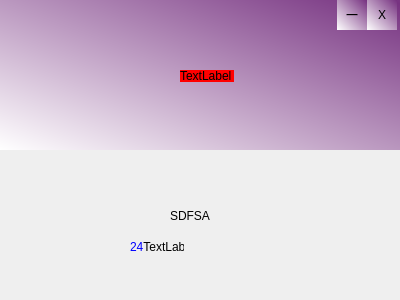
<?xml version="1.0" encoding="UTF-8"?>
<ui version="4.0">
 <class>Widget</class>
 <widget class="QWidget" name="Widget">
  <property name="geometry">
   <rect>
    <x>0</x>
    <y>0</y>
    <width>400</width>
    <height>300</height>
   </rect>
  </property>
  <property name="windowTitle">
   <string>Widget</string>
  </property>
  <property name="styleSheet">
   <string notr="true"/>
  </property>
  <widget class="QWidget" name="widget" native="true">
   <property name="geometry">
    <rect>
     <x>0</x>
     <y>0</y>
     <width>400</width>
     <height>150</height>
    </rect>
   </property>
   <property name="styleSheet">
    <string notr="true">background-color:qlineargradient(spread:reflect, x1:0.995, y1:0.023, x2:0, y2:1, stop:0 rgba(119, 51, 129, 255), stop:1 rgba(255, 255, 255, 255))</string>
   </property>
   <widget class="QLabel" name="label">
    <property name="geometry">
     <rect>
      <x>367</x>
      <y>0</y>
      <width>30</width>
      <height>30</height>
     </rect>
    </property>
    <property name="font">
     <font>
      <family>Microsoft YaHei UI</family>
     </font>
    </property>
    <property name="styleSheet">
     <string notr="true">:hover{
 background:rgb(195, 0, 0);
}</string>
    </property>
    <property name="text">
     <string>X</string>
    </property>
    <property name="alignment">
     <set>Qt::AlignCenter</set>
    </property>
   </widget>
   <widget class="QLabel" name="label_2">
    <property name="geometry">
     <rect>
      <x>337</x>
      <y>0</y>
      <width>30</width>
      <height>30</height>
     </rect>
    </property>
    <property name="font">
     <font>
      <family>Microsoft YaHei UI</family>
     </font>
    </property>
    <property name="styleSheet">
     <string notr="true">:hover{
background-color:rgb(255,255,255,50%);
}</string>
    </property>
    <property name="text">
     <string>一</string>
    </property>
    <property name="alignment">
     <set>Qt::AlignCenter</set>
    </property>
   </widget>
   <widget class="QLabel" name="label_4">
    <property name="geometry">
     <rect>
      <x>180</x>
      <y>70</y>
      <width>54</width>
      <height>12</height>
     </rect>
    </property>
    <property name="styleSheet">
     <string notr="true">background-color:red;</string>
    </property>
    <property name="text">
     <string>TextLabel</string>
    </property>
   </widget>
  </widget>
  <widget class="QLabel" name="label_3">
   <property name="geometry">
    <rect>
     <x>170</x>
     <y>210</y>
     <width>54</width>
     <height>12</height>
    </rect>
   </property>
   <property name="text">
    <string>SDFSA</string>
   </property>
  </widget>
  <widget class="QLabel" name="label_5">
   <property name="geometry">
    <rect>
     <x>130</x>
     <y>240</y>
     <width>54</width>
     <height>12</height>
    </rect>
   </property>
   <property name="text">
    <string>&lt;html&gt;&lt;head/&gt;&lt;body&gt;&lt;p&gt;&lt;a href=&quot;http://www.baidu.com/&quot;&gt;&lt;span style=&quot; text-decoration: underline; color:#0000ff;&quot;&gt;24&lt;/span&gt;&lt;/a&gt;TextLabel&lt;/p&gt;&lt;/body&gt;&lt;/html&gt;</string>
   </property>
  </widget>
 </widget>
 <layoutdefault spacing="6" margin="11"/>
 <resources/>
 <connections/>
</ui>
